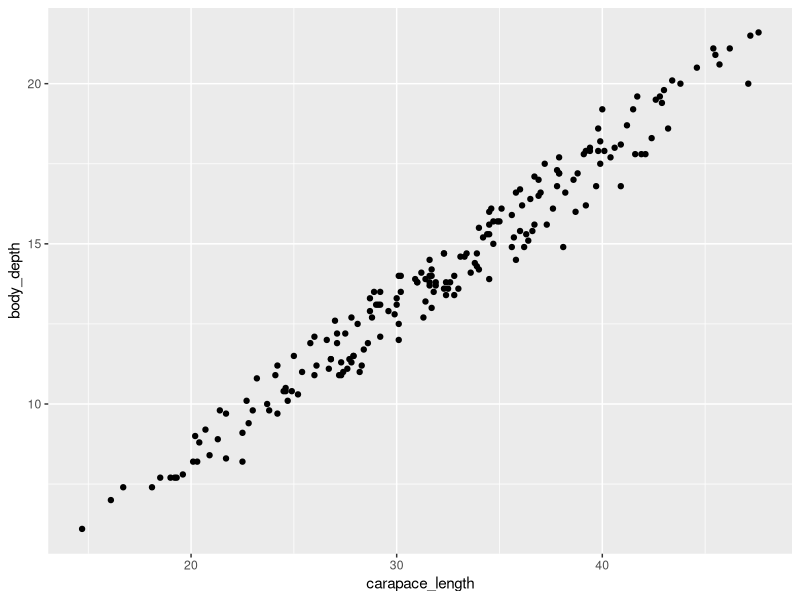
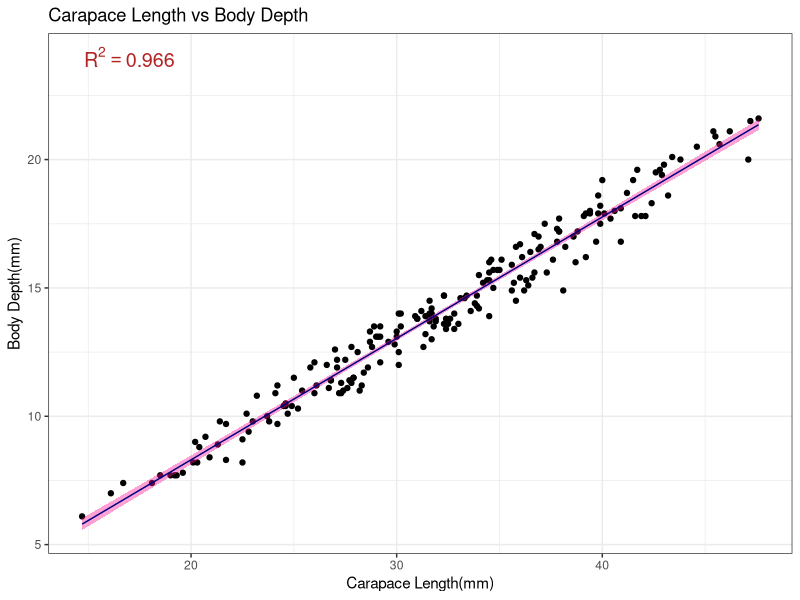
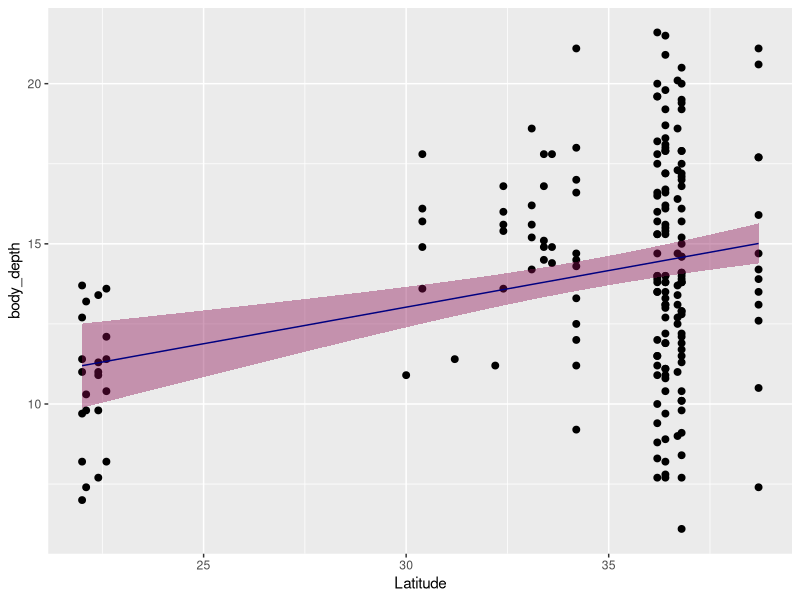
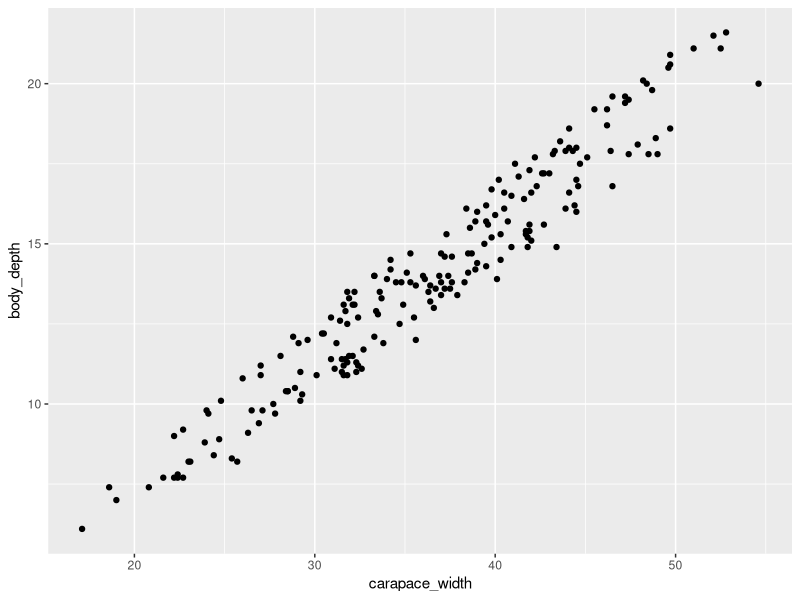

These charts were generated, in order, by the following R code:
## ---- chunk 1
#setwd("c:/Users/basan/Desktop/Fall 2022/Biological_Data_Anaysis_2022/")
library(tidyverse, broom)
## ---- chunk 2
crabs <- read_csv("../data/crabs.csv")
glimpse(crabs)
## ---- chunk 3
ggplot(crabs, aes(x = carapace_length, y = body_depth)) + geom_point()
## ---- chunk 4
model_fit <- lm(body_depth ~ carapace_length, data=crabs)
summary(model_fit)
## ---- chunk 5
ggplot(crabs, aes(x = carapace_length, y = body_depth)) + geom_point() + geom_smooth(method = "lm", color = "navy", size = 0.5, fill = "deeppink") + labs(x= "Carapace Length(mm)", y="Body Depth(mm)", title = "Carapace Length vs Body Depth") + annotate("text", x =17, y=24, label = "R^2 == 0.966", parse=T, color = "firebrick", size = 5)+theme_bw()
## ---- chunk 6
model_fit_2 <- lm(frontal_lobe ~ body_depth, data = crabs)

summary(model_fit_2)
## ---- chunk 7
ggplot(crabs, aes(x = Latitude, y = body_depth))+
  geom_point(size = 2)+ 
  geom_smooth(method = "lm",color = "navy", size = 0.5, fill = "deeppink4") 
## ---- chunk 8
ggplot(crabs, aes(x = carapace_width, y = body_depth)) + geom_point()
